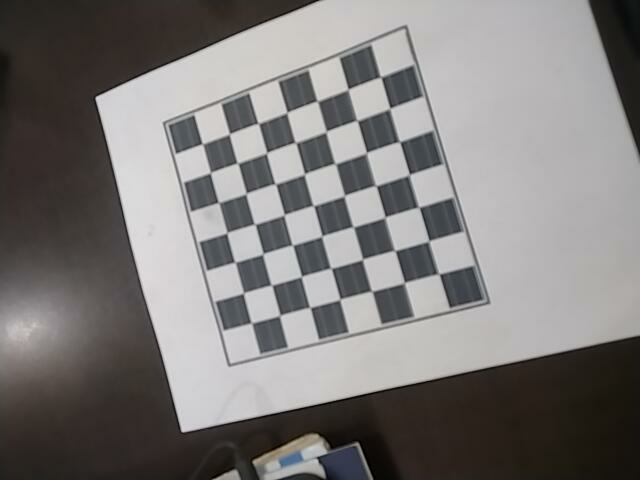
#> input picture calibracion de camara/CameraCalibration-main/images/0.png, 640 x 480 px; its folder holds 4 pictures in this run
$ python calibration.py
#> lines starting #> are read from the running program, lines starting #| are printed output that depends on the picture; after the words box and inside, x2 and y2 are one past the last pixel; in counts of white or black regions, pixels touching at a corner belong together
import numpy as np
import cv2 as cv
import glob
import pickle


################ FIND CHESSBOARD CORNERS - OBJECT POINTS AND IMAGE POINTS #############################

chessboardSize = (7,7)
frameSize = (640,480)


# termination criteria
criteria = (cv.TERM_CRITERIA_EPS + cv.TERM_CRITERIA_MAX_ITER, 18, 0.001)


# prepare object points, like (0,0,0), (1,0,0), (2,0,0) ....,(6,5,0)
objp = np.zeros((chessboardSize[0] * chessboardSize[1], 3), np.float32)
objp[:,:2] = np.mgrid[0:chessboardSize[0],0:chessboardSize[1]].T.reshape(-1,2)

size_of_chessboard_squares_mm = 18
objp = objp * size_of_chessboard_squares_mm


# Arrays to store object points and image points from all the images.
objpoints = [] # 3d point in real world space
imgpoints = [] # 2d points in image plane.


images = glob.glob('C:/Users/andre/OneDrive/Escritorio/python-course/calibracion de camara/CameraCalibration-main/images/*.png')

for image in images:

    img = cv.imread(image)
#> img is the input picture: shape (480, 640, 3); mean B, G, R 121.8, 123.1, 125.9
    gray = cv.cvtColor(img, cv.COLOR_BGR2GRAY)

    # Find the chess board corners
    ret, corners = cv.findChessboardCorners(gray, chessboardSize, None)
#> ret = True; corners = 49 rows, first 8: [381.4, 75.77], [389.9, 107.9], [400.9, 140.9], [410.8, 174.6], [419.2, 205.8], [430.3, 241.3], [440.1, 272.9], [348.9, 89.5]

    # If found, add object points, image points (after refining them)
    if ret == True:

        objpoints.append(objp)
        corners2 = cv.cornerSubPix(gray, corners, (11,11), (-1,-1), criteria)
#> corners2 = 49 rows, first 8: [380.5, 76.98], [389.8, 108.5], [399.3, 141.6], [409.3, 174.7], [418.6, 207.2], [428.8, 240.9], [438.7, 273.9], [348.2, 89.41]
        imgpoints.append(corners)

        # Draw and display the corners
        cv.drawChessboardCorners(img, chessboardSize, corners2, ret)
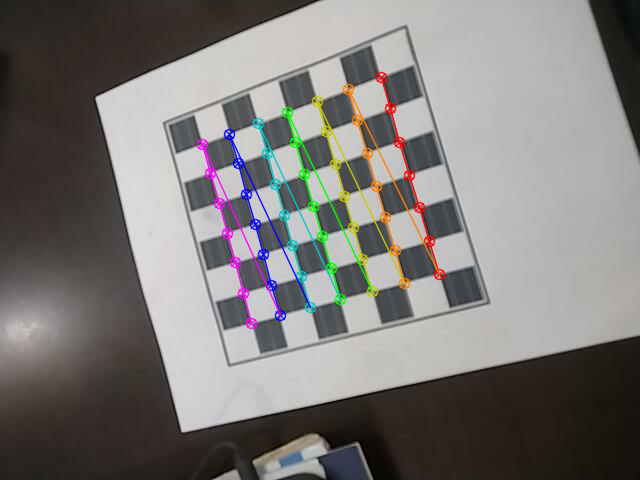
#> img: shape (480, 640, 3); 3.57% of pixels changed, all inside (x1, y1, x2, y2) = (196, 71, 446, 330)
        cv.imshow('img', img)
        cv.waitKey(80)
#> pass 2 of the loop `for image in images:`:
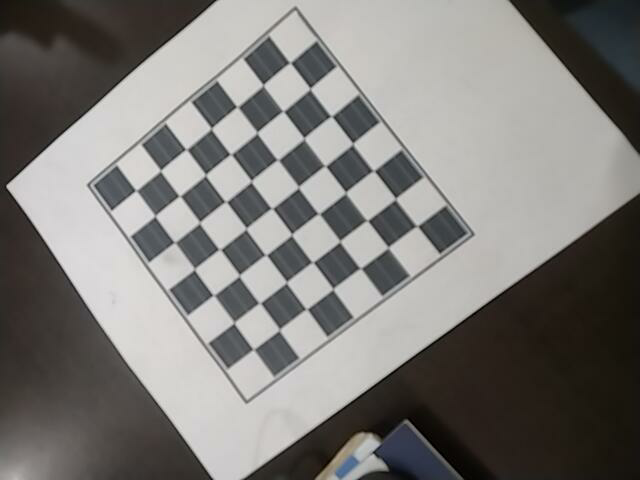
#> input picture calibracion de camara/CameraCalibration-main/images/1.png, 640 x 480 px
#> img is the input picture: shape (480, 640, 3); mean B, G, R 120.5, 123.7, 125.6
#> corners = 49 rows, first 8: [290.7, 61.08], [311.3, 89.53], [331.9, 114.7], [354.4, 142.5], [373.9, 169.3], [397.1, 197.3], [418.9, 224.4], [261.7, 84.24]
#> corners2 = 49 rows, first 8: [290, 62.6], [310.1, 88.58], [331.3, 116.2], [352.7, 143.7], [373.5, 170.7], [395.5, 198.6], [417, 226], [263.2, 85]
#> `cv.drawChessboardCorners(img, chessboardSize, corners2, ret)`:
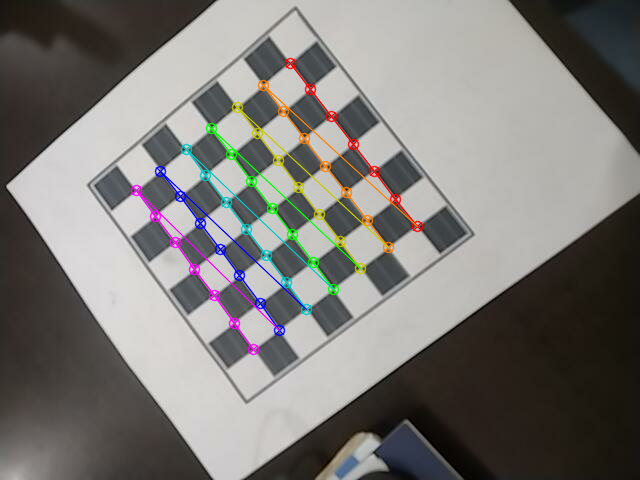
#> img: shape (480, 640, 3); 3.3% of pixels changed, all inside (x1, y1, x2, y2) = (130, 57, 424, 356)
#> pass 3 of the loop `for image in images:`:
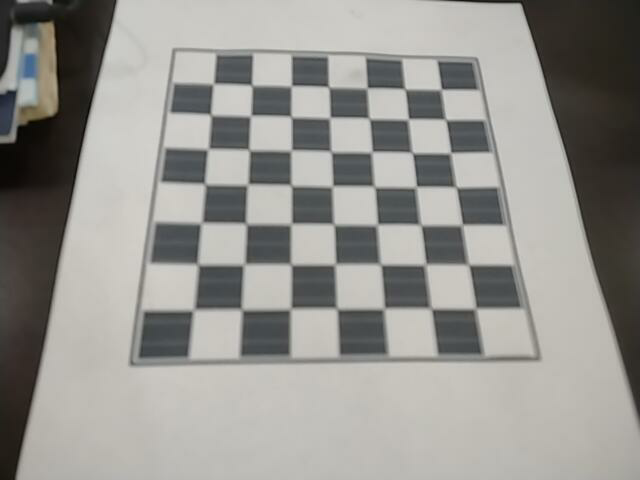
#> input picture calibracion de camara/CameraCalibration-main/images/10.png, 640 x 480 px
#> img is the input picture: shape (480, 640, 3); mean B, G, R 143.5, 148.1, 149.3
#> corners = 49 rows, first 8: [212, 82.46], [250.6, 87.19], [290, 84.48], [329.9, 85.64], [363, 92], [410, 94], [441, 89.5], [212.3, 112.7]
#> corners2 = 49 rows, first 8: [213.3, 83.74], [251.8, 85.13], [291.2, 85.83], [328.7, 86.9], [367, 87.91], [404.9, 88.89], [441.1, 89.47], [210.8, 114.7]
#> `cv.drawChessboardCorners(img, chessboardSize, corners2, ret)`:
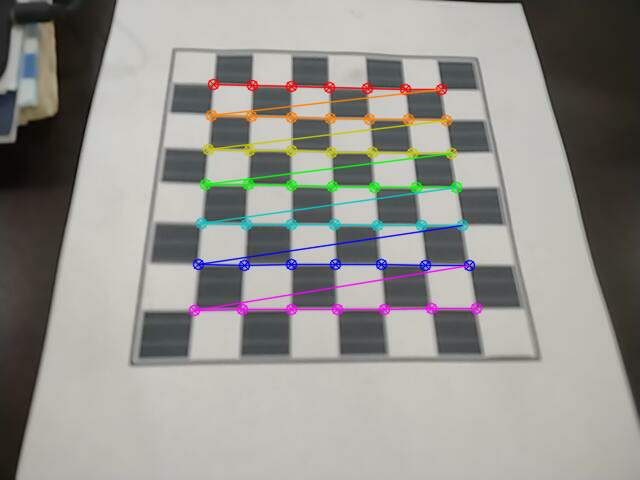
#> img: shape (480, 640, 3); 4.42% of pixels changed, all inside (x1, y1, x2, y2) = (188, 78, 483, 317)
#> the loop made 4 passes; the first 3 are shown


cv.destroyAllWindows()


############## CALIBRATION #######################################################

ret, cameraMatrix, dist, rvecs, tvecs = cv.calibrateCamera(objpoints, imgpoints, frameSize, None, None)

# Save the camera calibration result for later use (we won't worry about rvecs / tvecs)
pickle.dump((cameraMatrix, dist), open( "calibration.pkl", "wb" ))
pickle.dump(cameraMatrix, open( "cameraMatrix.pkl", "wb" ))
pickle.dump(dist, open( "dist.pkl", "wb" ))
print("camera calibrated:",ret)
print("\nCamera matrix\n:",cameraMatrix)
print("\nDistrosion parameters\n:",dist)
#print("\nRotation parameters\n:",rvecs)
#print("\nTraslation parameters\n",tvecs)


############## UNDISTORTION #####################################################

img = cv.imread('cali5.png')
#> (the run stopped early here; a loop or call above may not have finished)
